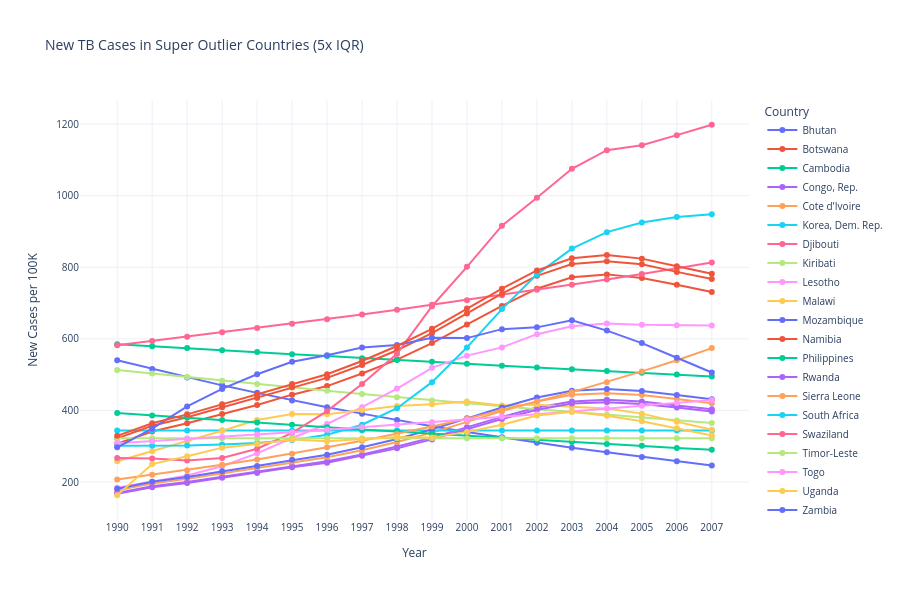

Notebook cell for this chart:
### Markdown cell above
** Nótese que en la leyenda no aparecen todos los países, compruebese el país pasando el cursor por encima del gráfico.

### Code cell
new_by_country_mean = new.mean()
new_by_country_mean_summary = new_by_country_mean.describe()
new_super_outlier = new_by_country_mean_summary['50%'] * 5
super_outlier_countries_by_new = new_by_country_mean > new_super_outlier
super_outlier_new_df = new.T[super_outlier_countries_by_new].T
super_outlier_new_reset = super_outlier_new_df.reset_index().rename(columns={'index': 'Year'})
super_outlier_new_melted = super_outlier_new_reset.melt(id_vars='Year', var_name='Country', value_name='New Cases per 100K')
super_outlier_new_melted['Year'] = super_outlier_new_melted['Year'].astype(str)

fig = px.line(
    super_outlier_new_melted,
    x='Year',
    y='New Cases per 100K',
    color='Country',
    title='New TB Cases in Super Outlier Countries (5x IQR)',
    markers=True,
    height=600
)

fig.update_layout(
    template='plotly_white',
    font=dict(size=10)
)

fig.show()

### Figure 1 — Plotly figure (JSON) as saved in the notebook; plotly's stock layout.template omitted (floating-point values rounded to 4 significant figures)
{"data": [{"hovertemplate": "Country=Bhutan<br>Year=%{x}<br>New Cases per 100K=%{y}<extra></extra>", "legendgroup": "Bhutan", "line": {"color": "#636efa", "dash": "solid"}, "marker": {"symbol": "circle"}, "mode": "lines+markers", "name": "Bhutan", "orientation": "v", "showlegend": true, "type": "scatter", "x": ["1990", "1991", "1992", "1993", "1994", "1995", "1996", "1997", "1998", "1999", "2000", "2001", "2002", "2003", "2004", "2005", "2006", "2007"], "xaxis": "x", "y": [540.0, 516.0, 492.0, 470.0, 449.0, 428.0, 409.0, 391.0, 373.0, 356.0, 340.0, 325.0, 310.0, 296.0, 283.0, 270.0, 258.0, 246.0], "yaxis": "y"}, {"hovertemplate": "Country=Botswana<br>Year=%{x}<br>New Cases per 100K=%{y}<extra></extra>", "legendgroup": "Botswana", "line": {"color": "#EF553B", "dash": "solid"}, "marker": {"symbol": "circle"}, "mode": "lines+markers", "name": "Botswana", "orientation": "v", "showlegend": true, "type": "scatter", "x": ["1990", "1991", "1992", "1993", "1994", "1995", "1996", "1997", "1998", "1999", "2000", "2001", "2002", "2003", "2004", "2005", "2006", "2007"], "xaxis": "x", "y": [307.0, 341.0, 364.0, 390.0, 415.0, 444.0, 468.0, 503.0, 542.0, 588.0, 640.0, 692.0, 740.0, 772.0, 780.0, 770.0, 751.0, 731.0], "yaxis": "y"}, {"hovertemplate": "Country=Cambodia<br>Year=%{x}<br>New Cases per 100K=%{y}<extra></extra>", "legendgroup": "Cambodia", "line": {"color": "#00cc96", "dash": "solid"}, "marker": {"symbol": "circle"}, "mode": "lines+markers", "name": "Cambodia", "orientation": "v", "showlegend": true, "type": "scatter", "x": ["1990", "1991", "1992", "1993", "1994", "1995", "1996", "1997", "1998", "1999", "2000", "2001", "2002", "2003", "2004", "2005", "2006", "2007"], "xaxis": "x", "y": [585.0, 579.0, 574.0, 568.0, 563.0, 557.0, 552.0, 546.0, 541.0, 536.0, 530.0, 525.0, 520.0, 515.0, 510.0, 505.0, 500.0, 495.0], "yaxis": "y"}, {"hovertemplate": "Country=Congo, Rep.<br>Year=%{x}<br>New Cases per 100K=%{y}<extra></extra>", "legendgroup": "Congo, Rep.", "line": {"color": "#ab63fa", "dash": "solid"}, "marker": {"symbol": "circle"}, "mode": "lines+markers", "name": "Congo, Rep.", "orientation": "v", "showlegend": true, "type": "scatter", "x": ["1990", "1991", "1992", "1993", "1994", "1995", "1996", "1997", "1998", "1999", "2000", "2001", "2002", "2003", "2004", "2005", "2006", "2007"], "xaxis": "x", "y": [169.0, 188.0, 200.0, 215.0, 229.0, 245.0, 258.0, 277.0, 299.0, 324.0, 353.0, 382.0, 408.0, 425.0, 430.0, 425.0, 414.0, 403.0], "yaxis": "y"}, {"hovertemplate": "Country=Cote d'Ivoire<br>Year=%{x}<br>New Cases per 100K=%{y}<extra></extra>", "legendgroup": "Cote d'Ivoire", "line": {"color": "#FFA15A", "dash": "solid"}, "marker": {"symbol": "circle"}, "mode": "lines+markers", "name": "Cote d'Ivoire", "orientation": "v", "showlegend": true, "type": "scatter", "x": ["1990", "1991", "1992", "1993", "1994", "1995", "1996", "1997", "1998", "1999", "2000", "2001", "2002", "2003", "2004", "2005", "2006", "2007"], "xaxis": "x", "y": [177.0, 196.0, 209.0, 224.0, 239.0, 255.0, 269.0, 289.0, 312.0, 338.0, 368.0, 398.0, 425.0, 444.0, 448.0, 443.0, 432.0, 420.0], "yaxis": "y"}, {"hovertemplate": "Country=Korea, Dem. Rep.<br>Year=%{x}<br>New Cases per 100K=%{y}<extra></extra>", "legendgroup": "Korea, Dem. Rep.", "line": {"color": "#19d3f3", "dash": "solid"}, "marker": {"symbol": "circle"}, "mode": "lines+markers", "name": "Korea, Dem. Rep.", "orientation": "v", "showlegend": true, "type": "scatter", "x": ["1990", "1991", "1992", "1993", "1994", "1995", "1996", "1997", "1998", "1999", "2000", "2001", "2002", "2003", "2004", "2005", "2006", "2007"], "xaxis": "x", "y": [344.0, 344.0, 344.0, 344.0, 344.0, 344.0, 344.0, 344.0, 344.0, 344.0, 344.0, 344.0, 344.0, 344.0, 344.0, 344.0, 344.0, 344.0], "yaxis": "y"}, {"hovertemplate": "Country=Djibouti<br>Year=%{x}<br>New Cases per 100K=%{y}<extra></extra>", "legendgroup": "Djibouti", "line": {"color": "#FF6692", "dash": "solid"}, "marker": {"symbol": "circle"}, "mode": "lines+markers", "name": "Djibouti", "orientation": "v", "showlegend": true, "type": "scatter", "x": ["1990", "1991", "1992", "1993", "1994", "1995", "1996", "1997", "1998", "1999", "2000", "2001", "2002", "2003", "2004", "2005", "2006", "2007"], "xaxis": "x", "y": [582.0, 594.0, 606.0, 618.0, 630.0, 642.0, 655.0, 668.0, 681.0, 695.0, 708.0, 722.0, 737.0, 751.0, 766.0, 781.0, 797.0, 813.0], "yaxis": "y"}, {"hovertemplate": "Country=Kiribati<br>Year=%{x}<br>New Cases per 100K=%{y}<extra></extra>", "legendgroup": "Kiribati", "line": {"color": "#B6E880", "dash": "solid"}, "marker": {"symbol": "circle"}, "mode": "lines+markers", "name": "Kiribati", "orientation": "v", "showlegend": true, "type": "scatter", "x": ["1990", "1991", "1992", "1993", "1994", "1995", "1996", "1997", "1998", "1999", "2000", "2001", "2002", "2003", "2004", "2005", "2006", "2007"], "xaxis": "x", "y": [513.0, 503.0, 493.0, 483.0, 474.0, 464.0, 455.0, 446.0, 437.0, 428.0, 420.0, 412.0, 403.0, 396.0, 388.0, 380.0, 372.0, 365.0], "yaxis": "y"}, {"hovertemplate": "Country=Lesotho<br>Year=%{x}<br>New Cases per 100K=%{y}<extra></extra>", "legendgroup": "Lesotho", "line": {"color": "#FF97FF", "dash": "solid"}, "marker": {"symbol": "circle"}, "mode": "lines+markers", "name": "Lesotho", "orientation": "v", "showlegend": true, "type": "scatter", "x": ["1990", "1991", "1992", "1993", "1994", "1995", "1996", "1997", "1998", "1999", "2000", "2001", "2002", "2003", "2004", "2005", "2006", "2007"], "xaxis": "x", "y": [184.0, 201.0, 218.0, 244.0, 280.0, 323.0, 362.0, 409.0, 461.0, 519.0, 553.0, 576.0, 613.0, 635.0, 643.0, 639.0, 638.0, 637.0], "yaxis": "y"}, {"hovertemplate": "Country=Malawi<br>Year=%{x}<br>New Cases per 100K=%{y}<extra></extra>", "legendgroup": "Malawi", "line": {"color": "#FECB52", "dash": "solid"}, "marker": {"symbol": "circle"}, "mode": "lines+markers", "name": "Malawi", "orientation": "v", "showlegend": true, "type": "scatter", "x": ["1990", "1991", "1992", "1993", "1994", "1995", "1996", "1997", "1998", "1999", "2000", "2001", "2002", "2003", "2004", "2005", "2006", "2007"], "xaxis": "x", "y": [258.0, 286.0, 314.0, 343.0, 373.0, 390.0, 389.0, 401.0, 412.0, 417.0, 425.0, 414.0, 416.0, 410.0, 405.0, 391.0, 368.0, 346.0], "yaxis": "y"}, {"hovertemplate": "Country=Mozambique<br>Year=%{x}<br>New Cases per 100K=%{y}<extra></extra>", "legendgroup": "Mozambique", "line": {"color": "#636efa", "dash": "solid"}, "marker": {"symbol": "circle"}, "mode": "lines+markers", "name": "Mozambique", "orientation": "v", "showlegend": true, "type": "scatter", "x": ["1990", "1991", "1992", "1993", "1994", "1995", "1996", "1997", "1998", "1999", "2000", "2001", "2002", "2003", "2004", "2005", "2006", "2007"], "xaxis": "x", "y": [181.0, 201.0, 214.0, 230.0, 245.0, 262.0, 276.0, 297.0, 320.0, 347.0, 378.0, 408.0, 436.0, 455.0, 460.0, 454.0, 443.0, 431.0], "yaxis": "y"}, {"hovertemplate": "Country=Namibia<br>Year=%{x}<br>New Cases per 100K=%{y}<extra></extra>", "legendgroup": "Namibia", "line": {"color": "#EF553B", "dash": "solid"}, "marker": {"symbol": "circle"}, "mode": "lines+markers", "name": "Namibia", "orientation": "v", "showlegend": true, "type": "scatter", "x": ["1990", "1991", "1992", "1993", "1994", "1995", "1996", "1997", "1998", "1999", "2000", "2001", "2002", "2003", "2004", "2005", "2006", "2007"], "xaxis": "x", "y": [322.0, 357.0, 381.0, 409.0, 435.0, 465.0, 491.0, 527.0, 568.0, 616.0, 671.0, 726.0, 776.0, 809.0, 817.0, 808.0, 787.0, 767.0], "yaxis": "y"}, {"hovertemplate": "Country=Philippines<br>Year=%{x}<br>New Cases per 100K=%{y}<extra></extra>", "legendgroup": "Philippines", "line": {"color": "#00cc96", "dash": "solid"}, "marker": {"symbol": "circle"}, "mode": "lines+markers", "name": "Philippines", "orientation": "v", "showlegend": true, "type": "scatter", "x": ["1990", "1991", "1992", "1993", "1994", "1995", "1996", "1997", "1998", "1999", "2000", "2001", "2002", "2003", "2004", "2005", "2006", "2007"], "xaxis": "x", "y": [393.0, 386.0, 380.0, 373.0, 366.0, 360.0, 353.0, 347.0, 341.0, 335.0, 329.0, 323.0, 317.0, 312.0, 306.0, 301.0, 295.0, 290.0], "yaxis": "y"}, {"hovertemplate": "Country=Rwanda<br>Year=%{x}<br>New Cases per 100K=%{y}<extra></extra>", "legendgroup": "Rwanda", "line": {"color": "#ab63fa", "dash": "solid"}, "marker": {"symbol": "circle"}, "mode": "lines+markers", "name": "Rwanda", "orientation": "v", "showlegend": true, "type": "scatter", "x": ["1990", "1991", "1992", "1993", "1994", "1995", "1996", "1997", "1998", "1999", "2000", "2001", "2002", "2003", "2004", "2005", "2006", "2007"], "xaxis": "x", "y": [167.0, 185.0, 197.0, 212.0, 225.0, 241.0, 254.0, 273.0, 294.0, 319.0, 348.0, 376.0, 402.0, 419.0, 423.0, 418.0, 408.0, 397.0], "yaxis": "y"}, {"hovertemplate": "Country=Sierra Leone<br>Year=%{x}<br>New Cases per 100K=%{y}<extra></extra>", "legendgroup": "Sierra Leone", "line": {"color": "#FFA15A", "dash": "solid"}, "marker": {"symbol": "circle"}, "mode": "lines+markers", "name": "Sierra Leone", "orientation": "v", "showlegend": true, "type": "scatter", "x": ["1990", "1991", "1992", "1993", "1994", "1995", "1996", "1997", "1998", "1999", "2000", "2001", "2002", "2003", "2004", "2005", "2006", "2007"], "xaxis": "x", "y": [207.0, 220.0, 233.0, 248.0, 263.0, 279.0, 297.0, 315.0, 334.0, 355.0, 377.0, 400.0, 425.0, 451.0, 479.0, 509.0, 540.0, 574.0], "yaxis": "y"}, {"hovertemplate": "Country=South Africa<br>Year=%{x}<br>New Cases per 100K=%{y}<extra></extra>", "legendgroup": "South Africa", "line": {"color": "#19d3f3", "dash": "solid"}, "marker": {"symbol": "circle"}, "mode": "lines+markers", "name": "South Africa", "orientation": "v", "showlegend": true, "type": "scatter", "x": ["1990", "1991", "1992", "1993", "1994", "1995", "1996", "1997", "1998", "1999", "2000", "2001", "2002", "2003", "2004", "2005", "2006", "2007"], "xaxis": "x", "y": [301.0, 301.0, 302.0, 305.0, 309.0, 317.0, 332.0, 360.0, 406.0, 479.0, 576.0, 683.0, 780.0, 852.0, 898.0, 925.0, 940.0, 948.0], "yaxis": "y"}, {"hovertemplate": "Country=Swaziland<br>Year=%{x}<br>New Cases per 100K=%{y}<extra></extra>", "legendgroup": "Swaziland", "line": {"color": "#FF6692", "dash": "solid"}, "marker": {"symbol": "circle"}, "mode": "lines+markers", "name": "Swaziland", "orientation": "v", "showlegend": true, "type": "scatter", "x": ["1990", "1991", "1992", "1993", "1994", "1995", "1996", "1997", "1998", "1999", "2000", "2001", "2002", "2003", "2004", "2005", "2006", "2007"], "xaxis": "x", "y": [267.0, 266.0, 260.0, 267.0, 293.0, 337.0, 398.0, 474.0, 558.0, 691.0, 801.0, 916.0, 994.0, 1075.0, 1127.0, 1141.0, 1169.0, 1198.0], "yaxis": "y"}, {"hovertemplate": "Country=Timor-Leste<br>Year=%{x}<br>New Cases per 100K=%{y}<extra></extra>", "legendgroup": "Timor-Leste", "line": {"color": "#B6E880", "dash": "solid"}, "marker": {"symbol": "circle"}, "mode": "lines+markers", "name": "Timor-Leste", "orientation": "v", "showlegend": true, "type": "scatter", "x": ["1990", "1991", "1992", "1993", "1994", "1995", "1996", "1997", "1998", "1999", "2000", "2001", "2002", "2003", "2004", "2005", "2006", "2007"], "xaxis": "x", "y": [322.0, 322.0, 322.0, 322.0, 322.0, 322.0, 322.0, 322.0, 322.0, 322.0, 322.0, 322.0, 322.0, 322.0, 322.0, 322.0, 322.0, 322.0], "yaxis": "y"}, {"hovertemplate": "Country=Togo<br>Year=%{x}<br>New Cases per 100K=%{y}<extra></extra>", "legendgroup": "Togo", "line": {"color": "#FF97FF", "dash": "solid"}, "marker": {"symbol": "circle"}, "mode": "lines+markers", "name": "Togo", "orientation": "v", "showlegend": true, "type": "scatter", "x": ["1990", "1991", "1992", "1993", "1994", "1995", "1996", "1997", "1998", "1999", "2000", "2001", "2002", "2003", "2004", "2005", "2006", "2007"], "xaxis": "x", "y": [308.0, 314.0, 320.0, 326.0, 333.0, 339.0, 346.0, 353.0, 360.0, 367.0, 374.0, 382.0, 389.0, 397.0, 405.0, 413.0, 421.0, 429.0], "yaxis": "y"}, {"hovertemplate": "Country=Uganda<br>Year=%{x}<br>New Cases per 100K=%{y}<extra></extra>", "legendgroup": "Uganda", "line": {"color": "#FECB52", "dash": "solid"}, "marker": {"symbol": "circle"}, "mode": "lines+markers", "name": "Uganda", "orientation": "v", "showlegend": true, "type": "scatter", "x": ["1990", "1991", "1992", "1993", "1994", "1995", "1996", "1997", "1998", "1999", "2000", "2001", "2002", "2003", "2004", "2005", "2006", "2007"], "xaxis": "x", "y": [163.0, 250.0, 272.0, 296.0, 306.0, 319.0, 314.0, 320.0, 326.0, 324.0, 340.0, 360.0, 386.0, 396.0, 385.0, 370.0, 350.0, 330.0], "yaxis": "y"}, {"hovertemplate": "Country=Zambia<br>Year=%{x}<br>New Cases per 100K=%{y}<extra></extra>", "legendgroup": "Zambia", "line": {"color": "#636efa", "dash": "solid"}, "marker": {"symbol": "circle"}, "mode": "lines+markers", "name": "Zambia", "orientation": "v", "showlegend": true, "type": "scatter", "x": ["1990", "1991", "1992", "1993", "1994", "1995", "1996", "1997", "1998", "1999", "2000", "2001", "2002", "2003", "2004", "2005", "2006", "2007"], "xaxis": "x", "y": [297.0, 349.0, 411.0, 460.0, 501.0, 536.0, 554.0, 576.0, 583.0, 603.0, 602.0, 627.0, 632.0, 652.0, 623.0, 588.0, 547.0, 506.0], "yaxis": "y"}, {"hovertemplate": "Country=Zimbabwe<br>Year=%{x}<br>New Cases per 100K=%{y}<extra></extra>", "legendgroup": "Zimbabwe", "line": {"color": "#EF553B", "dash": "solid"}, "marker": {"symbol": "circle"}, "mode": "lines+markers", "name": "Zimbabwe", "orientation": "v", "showlegend": true, "type": "scatter", "x": ["1990", "1991", "1992", "1993", "1994", "1995", "1996", "1997", "1998", "1999", "2000", "2001", "2002", "2003", "2004", "2005", "2006", "2007"], "xaxis": "x", "y": [329.0, 364.0, 389.0, 417.0, 444.0, 474.0, 501.0, 538.0, 580.0, 628.0, 685.0, 740.0, 791.0, 825.0, 834.0, 824.0, 803.0, 782.0], "yaxis": "y"}], "layout": {"font": {"size": 10}, "height": 600, "legend": {"title": {"text": "Country"}, "tracegroupgap": 0}, "title": {"text": "New TB Cases in Super Outlier Countries (5x IQR)"}, "xaxis": {"anchor": "y", "domain": [0, 1], "title": {"text": "Year"}}, "yaxis": {"anchor": "x", "domain": [0, 1], "title": {"text": "New Cases per 100K"}}}}
